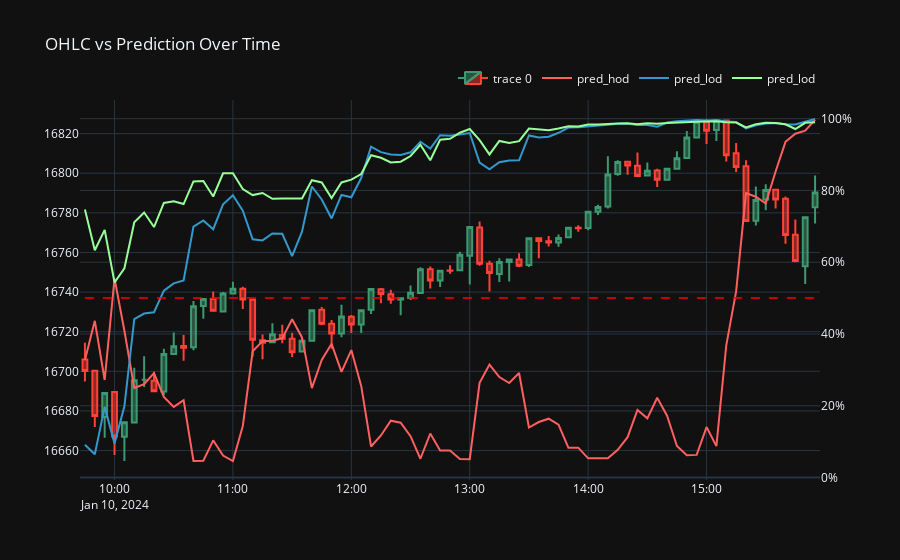

Notebook code cell kept with this figure:
### Code cell
import plotly.graph_objects as go

# Pick a day in the test set
# test_day = '2023-12-21'
test_day = '2024-01-10'
test_df = df_results.loc[test_day:test_day]
X_prices = spx_data.loc[test_day:test_day, ['open','high','low','close']]

df_viz = test_df.merge(X_prices, left_index=True, right_index=True)

fig = go.Figure(data=[go.Candlestick(x=df_viz.index,
                open=df_viz['open'],
                high=df_viz['high'],
                low=df_viz['low'],
                close=df_viz['close'])])

# fig.add_trace(go.Scatter(x=df_viz.index, y=df_viz['pred_hod'].ewm(2).mean(), mode='lines', name='pred_hod', yaxis='y2', line=dict(color='#ff5f5f')))
fig.add_trace(go.Scatter(x=df_viz.index, y=df_viz['pred_hod'], mode='lines', name='pred_hod', yaxis='y2', line=dict(color='#ff5f5f')))
fig.add_trace(go.Scatter(x=df_viz.index, y=df_viz['pred_lod'], mode='lines', name='pred_lod', yaxis='y2', line=dict(color='#3399cc')))
fig.add_trace(go.Scatter(x=df_viz.index, y=df_viz['pred_gd'], mode='lines', name='pred_lod', yaxis='y2', line=dict(color='#98ff98')))

fig.add_shape(
    type="line",
    x0=df_viz.index.min(),
    x1=df_viz.index.max(),
    y0=0.5,
    y1=0.5,
    yref='y2',
    line=dict(
        color="Red",
        width=1.5,
        dash="dash",
    )
)

fig.update_layout(
    template='plotly_dark',
    yaxis=dict(
        tickformat='.0f'
    ),
    yaxis2=dict(
        overlaying='y',
        side='right',
        tickformat=".0%"
    ),
    legend=dict(
        orientation="h",
        yanchor="bottom",
        y=1.02,
        xanchor="right",
        x=1
    ),
    title='OHLC vs Prediction Over Time',
    xaxis_rangeslider_visible=False
)

fig.show()
